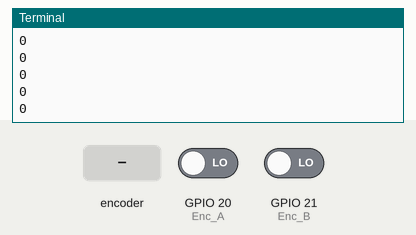
Bench run of a program on a simulated Raspberry Pi (BCM pin numbers). Shown: the last lines printed to the terminal. The test bench sets the inputs (shaded band); at power-on: GPIO 20 (Enc_A) LOW, GPIO 21 (Enc_B) LOW.

Above: at 1.2 s.
1.3 s: rotary encoder on GPIO 20 (Enc_A) / GPIO 21 (Enc_B) turned 1 step (first pin leading)
At 1.8 s:
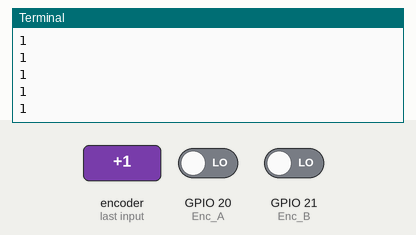
3.0 s: rotary encoder on GPIO 20 (Enc_A) / GPIO 21 (Enc_B) turned 1 step (first pin leading)
At 3.7 s:
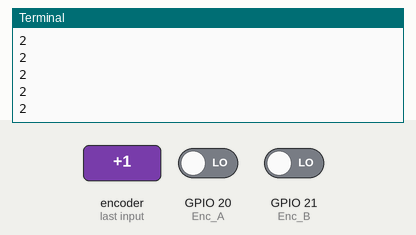
Timing chart, 0 to 6.0 s (numbered marks = the images above; inputs shaded):
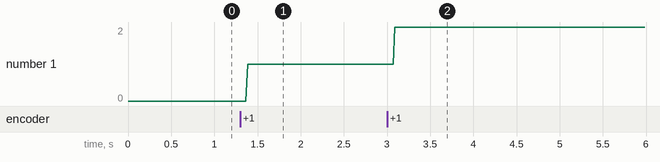

Measured:
- after the input at 1.3 s, the terminal: prints a new line after 0.09 s (image 1)
- after the input at 3.0 s, the terminal: prints a new line after 0.09 s (image 2)
- plotted number 1: 0 → 1 after the input at 1.3 s, 1 → 2 after the input at 3.0 s

The program:

test.py
```python
import RPi.GPIO as GPIO
import threading
from time import sleep

						# GPIO Ports
Enc_A = 20  				# Encoder input A: input GPIO 4
Enc_B = 21  			        # Encoder input B: input GPIO 14
Rotary_counter = 0  			# Start counting from 0
Current_A = 1					# Assume that rotary switch is not
Current_B = 1					# moving while we init software

def init():
	GPIO.setwarnings(True)
	GPIO.setmode(GPIO.BCM)					# Use BCM mode
											# define the Encoder switch inputs
	GPIO.setup(Enc_A, GPIO.IN)
	GPIO.setup(Enc_B, GPIO.IN)
											# setup callback thread for the A and B encoder
											# use interrupts for all inputs
	GPIO.add_event_detect(Enc_A, GPIO.BOTH, callback=rotary_interrupt) 				# NO bouncetime
	GPIO.add_event_detect(Enc_B, GPIO.BOTH, callback=rotary_interrupt) 				# NO bouncetime
	return
# Rotarty encoder interrupt:
# this one is called for both inputs from rotary switch (A and B)
def rotary_interrupt(A_or_B):
	global Rotary_counter, Current_A, Current_B
													# read both of the switches
	Switch_A = GPIO.input(Enc_A)
	Switch_B = GPIO.input(Enc_B)
													# now check if state of A or B has changed
													# if not that means that bouncing caused it
	if Current_A == Switch_A and Current_B == Switch_B:		# Same interrupt as before (Bouncing)?
		return										# ignore interrupt!

	Current_A = Switch_A								# remember new state
	Current_B = Switch_B								# for next bouncing check


	if (Switch_A and Switch_B):						# Both one active? Yes -> end of sequence
		if A_or_B == Enc_B:							# Turning direction depends on
			Rotary_counter += 1						# which input gave last interrupt
		else:										# so depending on direction either
			Rotary_counter -= 1						# increase or decrease counter
	return											# THAT'S IT

# Main loop. Demonstrate reading, direction and speed of turning left/rignt
def main():
	global Rotary_counter
	init()
	#oldValue = 0
	while True:
		print Rotary_counter
		sleep(0.02)
		#oldValue = Rotary_counter
main()
```
